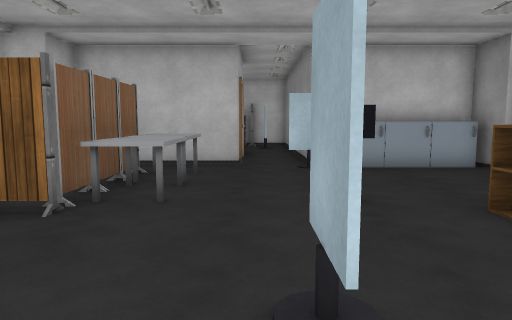
View 1 (above)

16 first-person views from a walk through a 3-D level made in the Unity game engine. The camera is 1.3 m above the floor, tilts 6° down and sees 70° across. Doors are open. The floor is counted in squares, 1 m on a side. Each view is taken from the middle of a square. On the plan, view 1 faces up. The plan holds only what a view shows up to about 15 squares ahead; the rest is blank. The place goes on beyond the plan. The player character is not drawn. Some surface patterns are stand-ins.

View 2
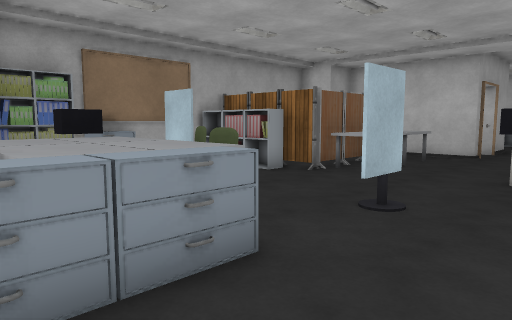

View 3
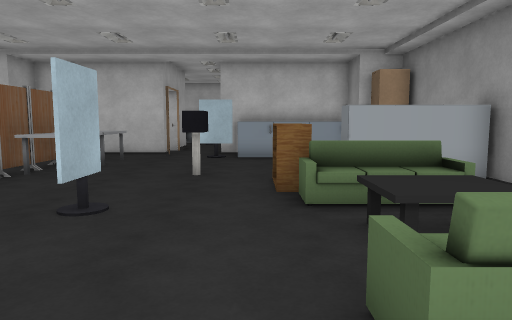

View 4
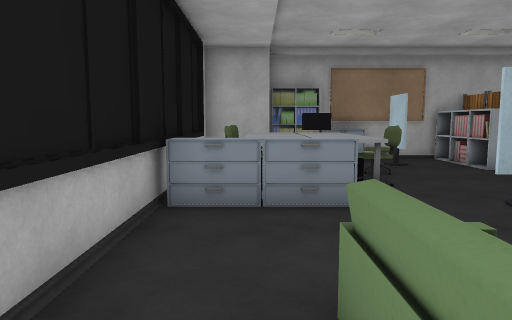

View 5
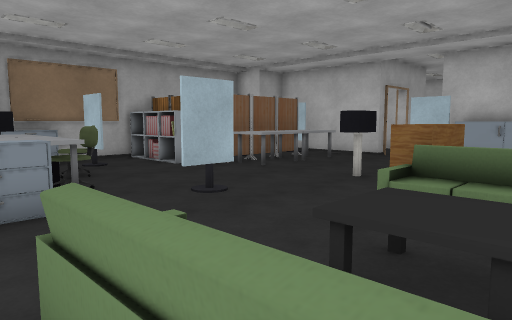

View 6
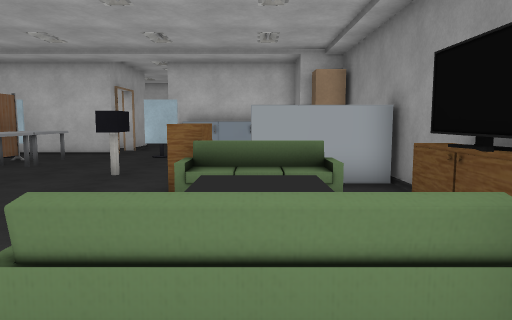

View 7
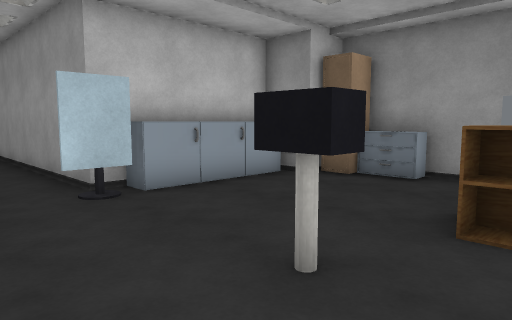

View 8
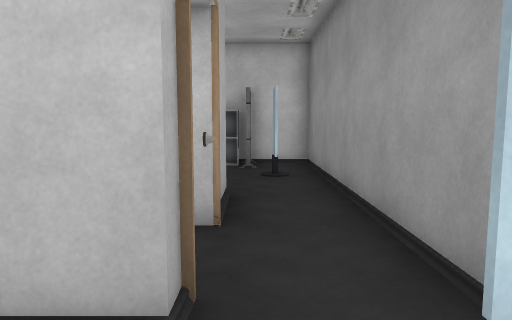

View 9
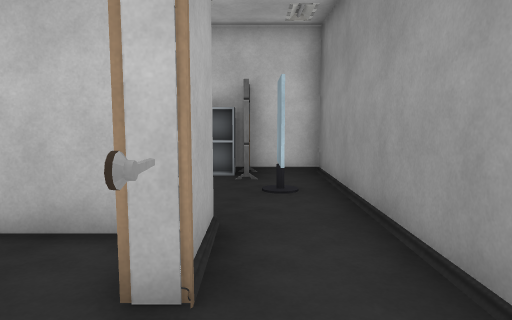

View 10
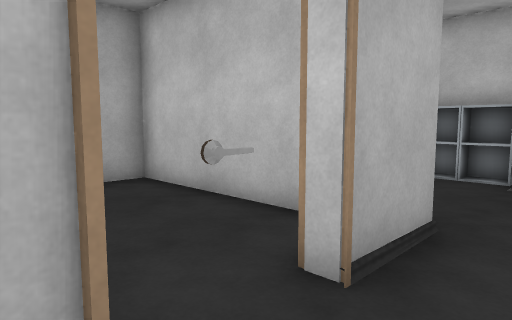

View 11
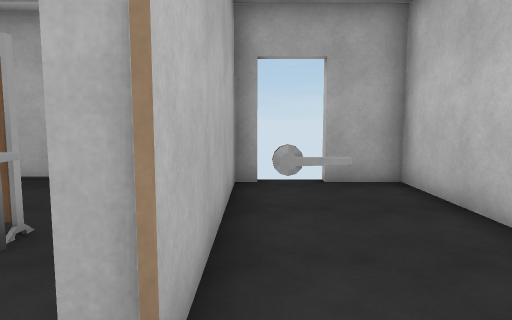

View 12
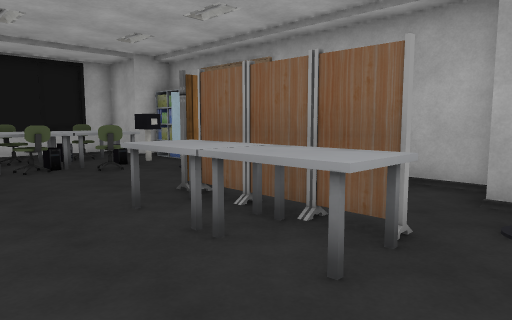

View 13
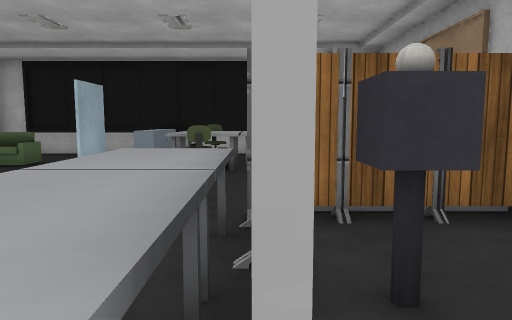

View 14
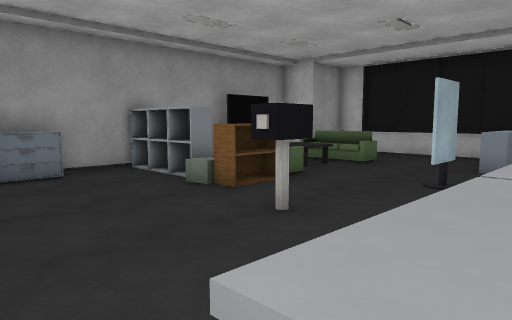

View 15
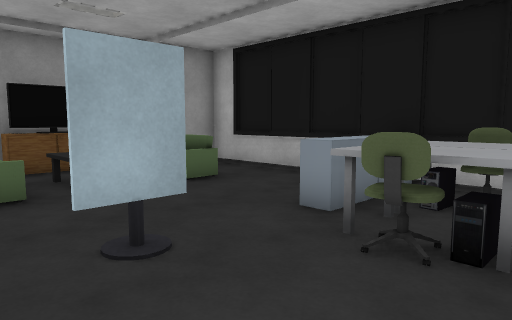

View 16
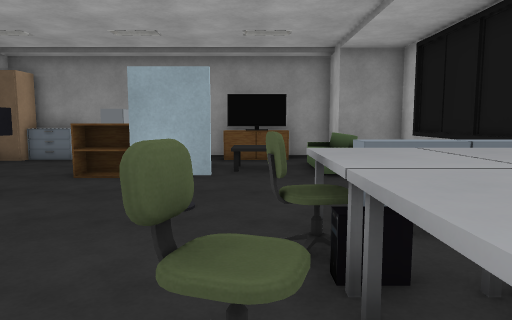

### Floor plan
Key: @ floor where view 1 was taken; # wall or solid block; x gap in a wall; . floor; D open door; = window, fence, low wall or low ledge; ^ raised ledge; v drop or lower ground; O other object.
Columns run from 7 left of view 1 to 8 right of it. Each row starts with its distance up from view 1.
 21        ###
 20      ###.#
 19        #.#
 18        O.#
 17        ..#
 16       ^..#
 15 v######..#
 14 #.....#..#
 13 v.....DD.#
 12 x.....DD.#
 11  #####v..v^^^^v
 10  #......#x^^^xv
  9 #...#^........##
  8 #..O^^........^^
  7 #..O^^.........#
  6 #...#^..OO.....#
  5 #####......^^###
  4 ####.......^## v
  3 #......O...=O=#v
  2 #x#....O.....=##
  1 #=..^......^^^##
  0 ##O^^^^@......##
 -1 ##O^^^^^...===#
 -2  ##^^^^^......#
 -3   ##=##^......#
 -4   #############

Where each view was taken, in squares from view 1:
view 1: 0 up, 0 right, facing up
view 2: 3 down, 3 right, facing up-left
view 3: 3 down, 3 right, facing up
view 4: 2 down, 6 right, facing left
view 5: 2 down, 6 right, facing up-left
view 6: 3 down, 5 right, facing up
view 7: 4 up, 1 left, facing up-right
view 8: 9 up, 0 right, facing up
view 9: 11 up, 0 right, facing up
view 10: 11 up, 1 right, facing up-left
view 11: 12 up, 1 right, facing left
view 12: 11 up, 1 right, facing down-left
view 13: 10 up, 3 left, facing down
view 14: 10 up, 2 left, facing down-right
view 15: 4 up, 3 left, facing down-right
view 16: 1 up, 5 left, facing right
